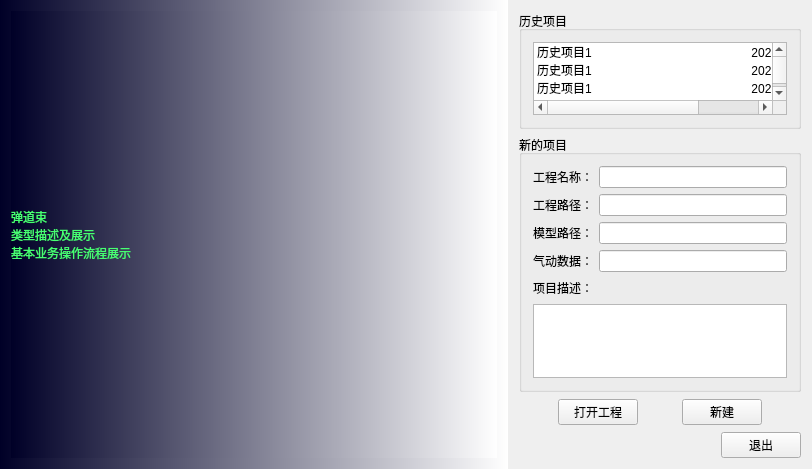
<?xml version="1.0" encoding="UTF-8"?>
<ui version="4.0">
 <class>DanDaoShuWidget</class>
 <widget class="QWidget" name="DanDaoShuWidget">
  <property name="geometry">
   <rect>
    <x>0</x>
    <y>0</y>
    <width>812</width>
    <height>469</height>
   </rect>
  </property>
  <property name="windowTitle">
   <string>DanDaoShuWidget</string>
  </property>
  <layout class="QHBoxLayout" name="horizontalLayout_9" stretch="5,3">
   <property name="spacing">
    <number>0</number>
   </property>
   <property name="leftMargin">
    <number>0</number>
   </property>
   <property name="topMargin">
    <number>0</number>
   </property>
   <property name="rightMargin">
    <number>0</number>
   </property>
   <property name="bottomMargin">
    <number>0</number>
   </property>
   <item>
    <widget class="QWidget" name="widget" native="true">
     <property name="styleSheet">
      <string notr="true">background-color:qlineargradient(spread:pad, x1:0, y1:0, x2:1, y2:0, stop:0 rgba(0, 0, 39, 255), stop:1 rgba(255, 255, 255, 255));</string>
     </property>
     <layout class="QVBoxLayout" name="verticalLayout_4">
      <item>
       <widget class="QLabel" name="label">
        <property name="styleSheet">
         <string notr="true">color: rgb(71, 255, 114);</string>
        </property>
        <property name="text">
         <string>弹道束
类型描述及展示
基本业务操作流程展示</string>
        </property>
       </widget>
      </item>
     </layout>
    </widget>
   </item>
   <item>
    <widget class="QWidget" name="widget_2" native="true">
     <layout class="QVBoxLayout" name="verticalLayout_3">
      <item>
       <widget class="QGroupBox" name="groupBox">
        <property name="title">
         <string>历史项目</string>
        </property>
        <layout class="QVBoxLayout" name="verticalLayout">
         <item>
          <widget class="QListWidget" name="listWidget">
           <item>
            <property name="text">
             <string>历史项目1                                                2021-04-01 15:23:07</string>
            </property>
           </item>
           <item>
            <property name="text">
             <string>历史项目1                                                2021-04-01 15:23:07</string>
            </property>
           </item>
           <item>
            <property name="text">
             <string>历史项目1                                                2021-04-01 15:23:07</string>
            </property>
           </item>
           <item>
            <property name="text">
             <string>历史项目1                                                2021-04-01 15:23:07</string>
            </property>
           </item>
           <item>
            <property name="text">
             <string>历史项目1                                                2021-04-01 15:23:07</string>
            </property>
           </item>
          </widget>
         </item>
        </layout>
       </widget>
      </item>
      <item>
       <widget class="QGroupBox" name="groupBox_2">
        <property name="title">
         <string>新的项目</string>
        </property>
        <layout class="QVBoxLayout" name="verticalLayout_2">
         <item>
          <layout class="QHBoxLayout" name="horizontalLayout">
           <item>
            <widget class="QLabel" name="label_2">
             <property name="text">
              <string>工程名称：</string>
             </property>
            </widget>
           </item>
           <item>
            <widget class="QLineEdit" name="lineEdit"/>
           </item>
          </layout>
         </item>
         <item>
          <layout class="QHBoxLayout" name="horizontalLayout_2">
           <item>
            <widget class="QLabel" name="label_3">
             <property name="text">
              <string>工程路径：</string>
             </property>
            </widget>
           </item>
           <item>
            <widget class="QLineEdit" name="lineEdit_2"/>
           </item>
          </layout>
         </item>
         <item>
          <layout class="QHBoxLayout" name="horizontalLayout_3">
           <item>
            <widget class="QLabel" name="label_4">
             <property name="text">
              <string>模型路径：</string>
             </property>
            </widget>
           </item>
           <item>
            <widget class="QLineEdit" name="lineEdit_3"/>
           </item>
          </layout>
         </item>
         <item>
          <layout class="QHBoxLayout" name="horizontalLayout_4">
           <item>
            <widget class="QLabel" name="label_5">
             <property name="text">
              <string>气动数据：</string>
             </property>
            </widget>
           </item>
           <item>
            <widget class="QLineEdit" name="lineEdit_4"/>
           </item>
          </layout>
         </item>
         <item>
          <layout class="QHBoxLayout" name="horizontalLayout_5">
           <item>
            <widget class="QLabel" name="label_6">
             <property name="text">
              <string>项目描述：</string>
             </property>
            </widget>
           </item>
           <item>
            <spacer name="horizontalSpacer">
             <property name="orientation">
              <enum>Qt::Horizontal</enum>
             </property>
             <property name="sizeHint" stdset="0">
              <size>
               <width>40</width>
               <height>20</height>
              </size>
             </property>
            </spacer>
           </item>
          </layout>
         </item>
         <item>
          <widget class="QTextEdit" name="textEdit"/>
         </item>
        </layout>
       </widget>
      </item>
      <item>
       <spacer name="verticalSpacer">
        <property name="orientation">
         <enum>Qt::Vertical</enum>
        </property>
        <property name="sizeHint" stdset="0">
         <size>
          <width>20</width>
          <height>0</height>
         </size>
        </property>
       </spacer>
      </item>
      <item>
       <layout class="QHBoxLayout" name="horizontalLayout_8">
        <item>
         <spacer name="horizontalSpacer_5">
          <property name="orientation">
           <enum>Qt::Horizontal</enum>
          </property>
          <property name="sizeHint" stdset="0">
           <size>
            <width>40</width>
            <height>20</height>
           </size>
          </property>
         </spacer>
        </item>
        <item>
         <layout class="QHBoxLayout" name="horizontalLayout_6">
          <item>
           <widget class="QPushButton" name="pushButton_2">
            <property name="text">
             <string>打开工程</string>
            </property>
           </widget>
          </item>
          <item>
           <spacer name="horizontalSpacer_2">
            <property name="orientation">
             <enum>Qt::Horizontal</enum>
            </property>
            <property name="sizeHint" stdset="0">
             <size>
              <width>40</width>
              <height>20</height>
             </size>
            </property>
           </spacer>
          </item>
          <item>
           <widget class="QPushButton" name="pushButton">
            <property name="text">
             <string>新建</string>
            </property>
           </widget>
          </item>
         </layout>
        </item>
        <item>
         <spacer name="horizontalSpacer_4">
          <property name="orientation">
           <enum>Qt::Horizontal</enum>
          </property>
          <property name="sizeHint" stdset="0">
           <size>
            <width>40</width>
            <height>28</height>
           </size>
          </property>
         </spacer>
        </item>
       </layout>
      </item>
      <item>
       <spacer name="verticalSpacer_2">
        <property name="orientation">
         <enum>Qt::Vertical</enum>
        </property>
        <property name="sizeHint" stdset="0">
         <size>
          <width>20</width>
          <height>0</height>
         </size>
        </property>
       </spacer>
      </item>
      <item>
       <layout class="QHBoxLayout" name="horizontalLayout_7">
        <item>
         <spacer name="horizontalSpacer_3">
          <property name="orientation">
           <enum>Qt::Horizontal</enum>
          </property>
          <property name="sizeHint" stdset="0">
           <size>
            <width>40</width>
            <height>20</height>
           </size>
          </property>
         </spacer>
        </item>
        <item>
         <widget class="QPushButton" name="pushButton_3">
          <property name="text">
           <string>退出</string>
          </property>
         </widget>
        </item>
       </layout>
      </item>
     </layout>
    </widget>
   </item>
  </layout>
 </widget>
 <layoutdefault spacing="6" margin="11"/>
 <resources/>
 <connections/>
</ui>
